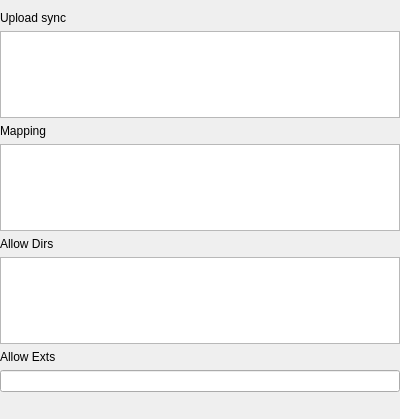
<?xml version="1.0" encoding="UTF-8"?>
<ui version="4.0">
 <class>OSSFormDirSettingUi</class>
 <widget class="QWidget" name="OSSFormDirSettingUi">
  <property name="geometry">
   <rect>
    <x>0</x>
    <y>0</y>
    <width>400</width>
    <height>419</height>
   </rect>
  </property>
  <property name="windowTitle">
   <string>Form</string>
  </property>
  <layout class="QVBoxLayout" name="verticalLayout">
   <property name="leftMargin">
    <number>0</number>
   </property>
   <property name="rightMargin">
    <number>0</number>
   </property>
   <property name="bottomMargin">
    <number>0</number>
   </property>
   <item>
    <widget class="QLabel" name="label">
     <property name="minimumSize">
      <size>
       <width>80</width>
       <height>0</height>
      </size>
     </property>
     <property name="maximumSize">
      <size>
       <width>80</width>
       <height>16777215</height>
      </size>
     </property>
     <property name="baseSize">
      <size>
       <width>80</width>
       <height>0</height>
      </size>
     </property>
     <property name="text">
      <string>Upload sync</string>
     </property>
     <property name="alignment">
      <set>Qt::AlignLeading|Qt::AlignLeft|Qt::AlignVCenter</set>
     </property>
    </widget>
   </item>
   <item>
    <widget class="ady::DirMappingView" name="localTreeView">
     <property name="maximumSize">
      <size>
       <width>16777215</width>
       <height>100</height>
      </size>
     </property>
     <property name="editTriggers">
      <set>QAbstractItemView::CurrentChanged|QAbstractItemView::DoubleClicked|QAbstractItemView::EditKeyPressed|QAbstractItemView::SelectedClicked</set>
     </property>
     <property name="selectionMode">
      <enum>QAbstractItemView::SingleSelection</enum>
     </property>
     <property name="rootIsDecorated">
      <bool>false</bool>
     </property>
     <property name="itemsExpandable">
      <bool>false</bool>
     </property>
    </widget>
   </item>
   <item>
    <widget class="QLabel" name="re">
     <property name="minimumSize">
      <size>
       <width>80</width>
       <height>0</height>
      </size>
     </property>
     <property name="maximumSize">
      <size>
       <width>80</width>
       <height>16777215</height>
      </size>
     </property>
     <property name="baseSize">
      <size>
       <width>80</width>
       <height>0</height>
      </size>
     </property>
     <property name="text">
      <string>Mapping</string>
     </property>
     <property name="alignment">
      <set>Qt::AlignLeading|Qt::AlignLeft|Qt::AlignVCenter</set>
     </property>
    </widget>
   </item>
   <item>
    <widget class="ady::DirMappingView" name="remoteTreeView">
     <property name="maximumSize">
      <size>
       <width>16777215</width>
       <height>100</height>
      </size>
     </property>
     <property name="editTriggers">
      <set>QAbstractItemView::CurrentChanged|QAbstractItemView::EditKeyPressed|QAbstractItemView::SelectedClicked</set>
     </property>
     <property name="rootIsDecorated">
      <bool>false</bool>
     </property>
     <property name="itemsExpandable">
      <bool>false</bool>
     </property>
    </widget>
   </item>
   <item>
    <widget class="QLabel" name="label_2">
     <property name="minimumSize">
      <size>
       <width>80</width>
       <height>0</height>
      </size>
     </property>
     <property name="text">
      <string>Allow Dirs</string>
     </property>
     <property name="alignment">
      <set>Qt::AlignLeading|Qt::AlignLeft|Qt::AlignVCenter</set>
     </property>
    </widget>
   </item>
   <item>
    <widget class="ady::DirMappingView" name="allowDirTreeView">
     <property name="maximumSize">
      <size>
       <width>16777215</width>
       <height>100</height>
      </size>
     </property>
     <property name="editTriggers">
      <set>QAbstractItemView::CurrentChanged|QAbstractItemView::EditKeyPressed|QAbstractItemView::SelectedClicked</set>
     </property>
     <property name="rootIsDecorated">
      <bool>false</bool>
     </property>
     <property name="itemsExpandable">
      <bool>false</bool>
     </property>
    </widget>
   </item>
   <item>
    <widget class="QLabel" name="ext">
     <property name="minimumSize">
      <size>
       <width>80</width>
       <height>0</height>
      </size>
     </property>
     <property name="maximumSize">
      <size>
       <width>80</width>
       <height>16777215</height>
      </size>
     </property>
     <property name="baseSize">
      <size>
       <width>80</width>
       <height>0</height>
      </size>
     </property>
     <property name="text">
      <string>Allow Exts</string>
     </property>
     <property name="alignment">
      <set>Qt::AlignLeading|Qt::AlignLeft|Qt::AlignVCenter</set>
     </property>
    </widget>
   </item>
   <item>
    <widget class="QLineEdit" name="allowExtLineEdit"/>
   </item>
   <item>
    <spacer name="verticalSpacer">
     <property name="orientation">
      <enum>Qt::Vertical</enum>
     </property>
     <property name="sizeHint" stdset="0">
      <size>
       <width>20</width>
       <height>40</height>
      </size>
     </property>
    </spacer>
   </item>
  </layout>
 </widget>
 <customwidgets>
  <customwidget>
   <class>ady::DirMappingView</class>
   <extends>QTreeView</extends>
   <header location="global">components/DirMappingView.h</header>
  </customwidget>
 </customwidgets>
 <resources/>
 <connections/>
</ui>
